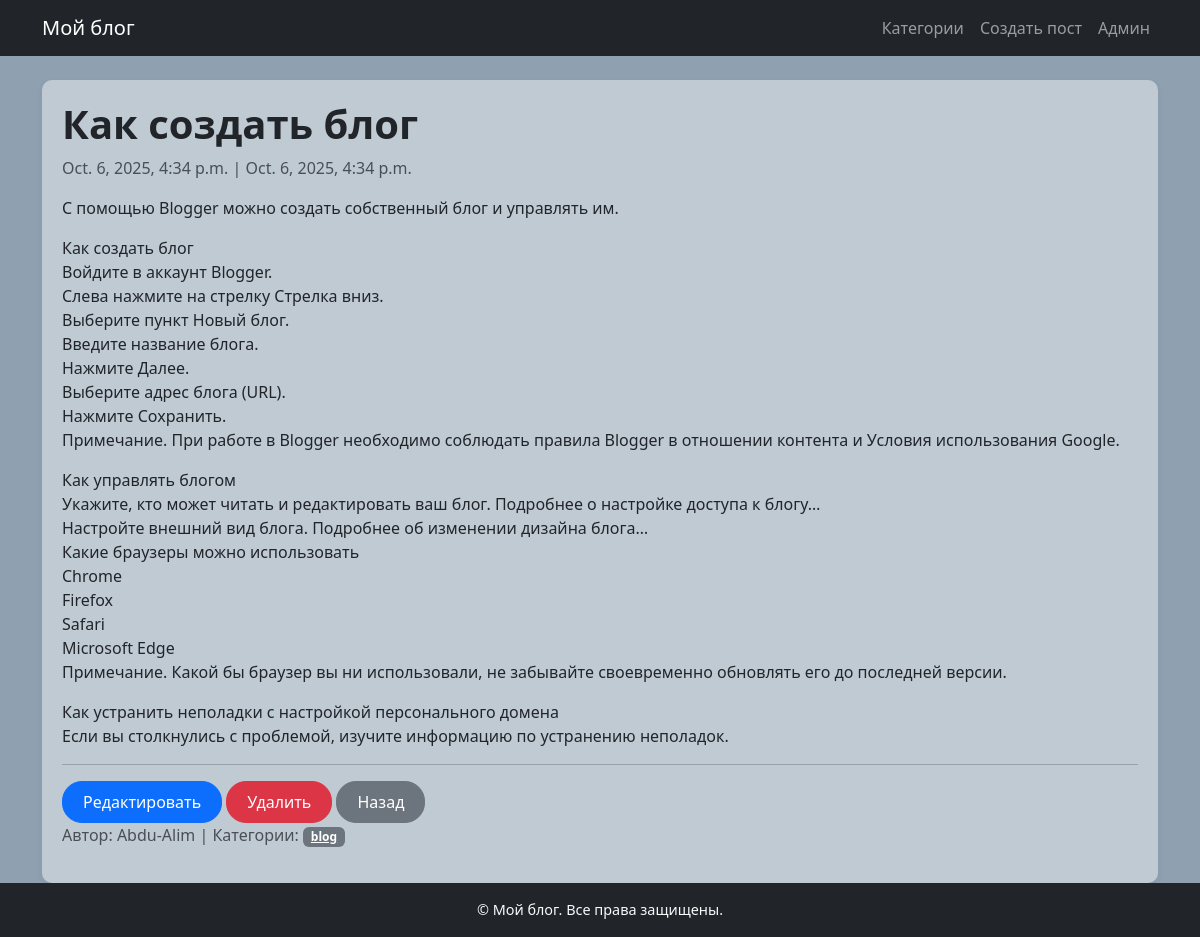
Page /post/blog/ on the committed database.
### blog/models.py (models this page shows, shortened)
class Post(models.Model):
    title = models.CharField(max_length=200)
    slug = models.SlugField(max_length=200, unique=True, blank=True)
    body = models.TextField()
    author = models.ForeignKey(settings.AUTH_USER_MODEL, on_delete=models.CASCADE, related_name='posts')
    categories = models.ManyToManyField(Category, related_name='posts', blank=True)
    created_at = models.DateTimeField(auto_now_add=True)
    updated_at = models.DateTimeField(auto_now=True)

class Category(models.Model):
    name = models.CharField(max_length=100, unique=True)
    slug = models.SlugField(max_length=120, unique=True, blank=True)
    class Meta:
        verbose_name = 'Категория'
        verbose_name_plural = 'Категории'
    def get_absolute_url(self):
        return reverse('blog:category_detail', kwargs={'slug': self.slug})

### blog/views.py (the view)
# urls.py: path('post/<slug:slug>/', views.post_detail, name='post_detail'),
def post_detail(request, slug):
    post = get_object_or_404(Post, slug=slug)
    return render(request, 'blog/post_detail.html', {'post': post})

### blog/templates/blog/post_detail.html (shortened to what this page needs)
{% extends 'blog/base.html' %}
{% block content %}
<article>
    <h1>{{ post.title }}</h1>
    <p class="text-muted">{{ post.created_at }} | {{ post.updated_at }}</p>
    <div>{{ post.body|linebreaks }}</div>
    <hr>
    <a class="btn btn-primary" href="{% url 'blog:post_update' post.slug %}">Редактировать</a>
    <a class="btn btn-danger" href="{% url 'blog:post_delete' post.slug %}">Удалить</a>
    <a class="btn btn-secondary" href="{% url 'blog:post_list' %}">Назад</a>
    <p class="text-muted">Автор: {{ post.author }} | Категории:
        {% for c in post.categories.all %}
          <a href="{{ c.get_absolute_url }}" class="badge bg-secondary">{{ c.name }}</a>
        {% empty %}—{% endfor %}
    </p>
</article>
{% endblock %}

### blog/static/blog/style.css (style rules this page uses)
body { font-family: 'Segoe UI', Tahoma, Geneva, Verdana, sans-serif; background: #8fa1b1; }
h1, h2, h5 { font-weight: 600; }
article { background: rgba(255, 255, 255, 0.433); border-radius: 10px; padding: 20px; box-shadow: 0 3px 8px rgba(0,0,0,0.05); }
.btn { border-radius: 20px; padding: 8px 20px; transition: all 0.2s; }

### rows in the picture
Post: title "Как создать блог", created_at "Oct. 6, 2025, 4:34 p.m.", updated_at "Oct. 6, 2025, 4:34 p.m.", body "С помощью Blogger можно создать собственный блог и управлять им. Как создать блог Войдите в аккаунт Blogger. Слева нажмите на стрелку Стрелка вниз. Выберите пункт Новый блог. Введите название блога. Нажмите Далее. Выберите адрес блога (URL). Нажмите Сохранить. Примечание. При работе в Blogger необходимо соблюдать правила Blogger в отношении контента и Условия использования Google. Как управлять блогом Укажите, кто может читать и редактировать ваш блог. Подробнее о настройке доступа к блогу… Настройте внешний вид блога. Подробнее об изменении дизайна блога… Какие браузеры можно использовать Chrome Firefox Safari Microsoft Edge Примечание. Какой бы браузер вы ни использовали, не забывайте…", author "Abdu-Alim"
Category: name "blog"
